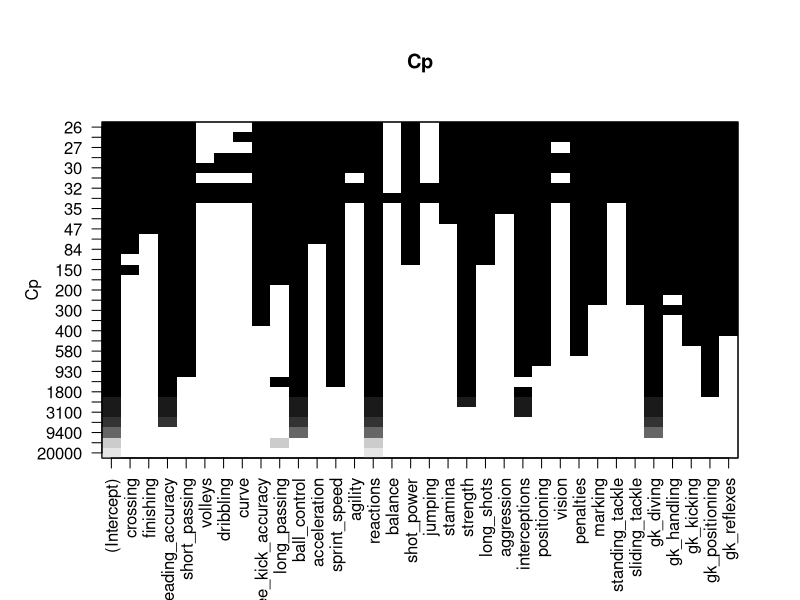
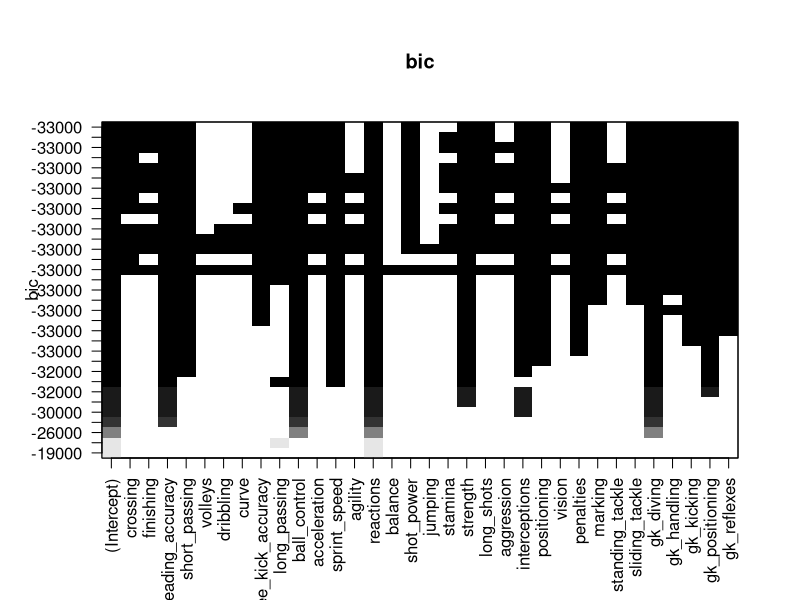
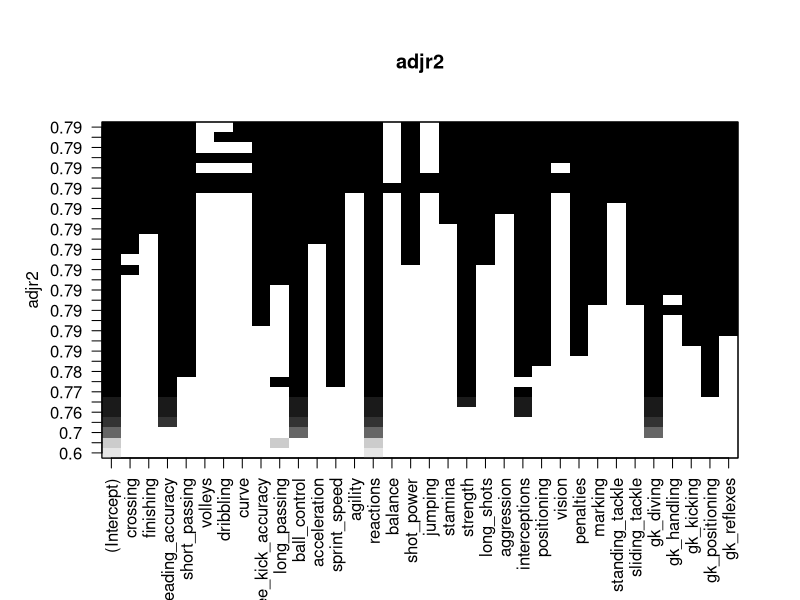

R code for these plots, in order: (Note: this script raises an error after producing the figures.)
#-----------------------------------------------------------------------------------#
#               Import Data
#-----------------------------------------------------------------------------------##
myData = read.csv("CleanData.csv",header=TRUE)
myX = myData[,9:41]
myY = myData[,4]


#-----------------------------------------------------------------------------------#
#               Best Subsets Regression
#-----------------------------------------------------------------------------------##
library(leaps)
attach(myX)
leaps = regsubsets(myY~.,data=myX,method = "exhaustive", nvmax=33)
# view results 
lp=summary(leaps)
lp$adjr2

plot(leaps,scale=c("Cp"), main = "Cp")
plot(leaps,scale=c("bic"), main = "bic")
plot(leaps,scale=c("adjr2"), main = "adjr2")


write.csv2(lp$which,file = "bestsubset2")
write.csv2(lp$bic,file = "bic_redo")

# plot statistic by subset size 
testleap = leaps(myX, myY,method=c("Cp", "adjr2", "r2"),nbest = 8)

# best subset test case on 2way anova---Abandoned due to linear dependence
newX<-myX
counter = 1 
for(i in 1:33){
  for(j in 1:33){
    newX = cbind(newX,myX[,i]*myX[,j])
    colnames(newX)[33+counter] = toString(c(colnames(newX)[i],colnames(newX)[j]))
    counter = counter + 1  
  }
}

attach(newX)
leaps_2way = regsubsets(myY~.,data=newX,method = "exhaustive", nvmax=100)
ob = summary(leaps_2way)



#-----------------------------------------------------------------------------------#
#               Principle Conponent Regression
#-----------------------------------------------------------------------------------#
library(pls)
set.seed (1000)
myData = read.csv("CleanData.csv",header=TRUE)
Attr = data.matrix(myData[,9:41])
myX = myData[,9:41]
myY = myData[,4]

#Checkout the correlation of data
Correlation = cor(myX)
write.csv2(Correlation,file = "Correlation")
#Get the eigen value and eigen vectors
MyEigen<-eigen(t(Attr)%*%Attr)

#RUN PCR
pcr_model <- pcr(myY~., data = myX, scale = TRUE, validation = "CV")
summary(pcr_model)

# Train-test split
trainX <- myX[1:17112,]
trainY <- myY[1:17112]
testX <- myX[17112:21390, ]
testY <- myY[17112:21390]

pcr_model_TRAIN <- pcr(trainY~., data = trainX,scale =TRUE, validation = "CV")
pcr_pred <- predict(pcr_model_TRAIN, testX, ncomp = 22)
rmse = sqrt(mean((pcr_pred - testY)^2))
print(rmse)
